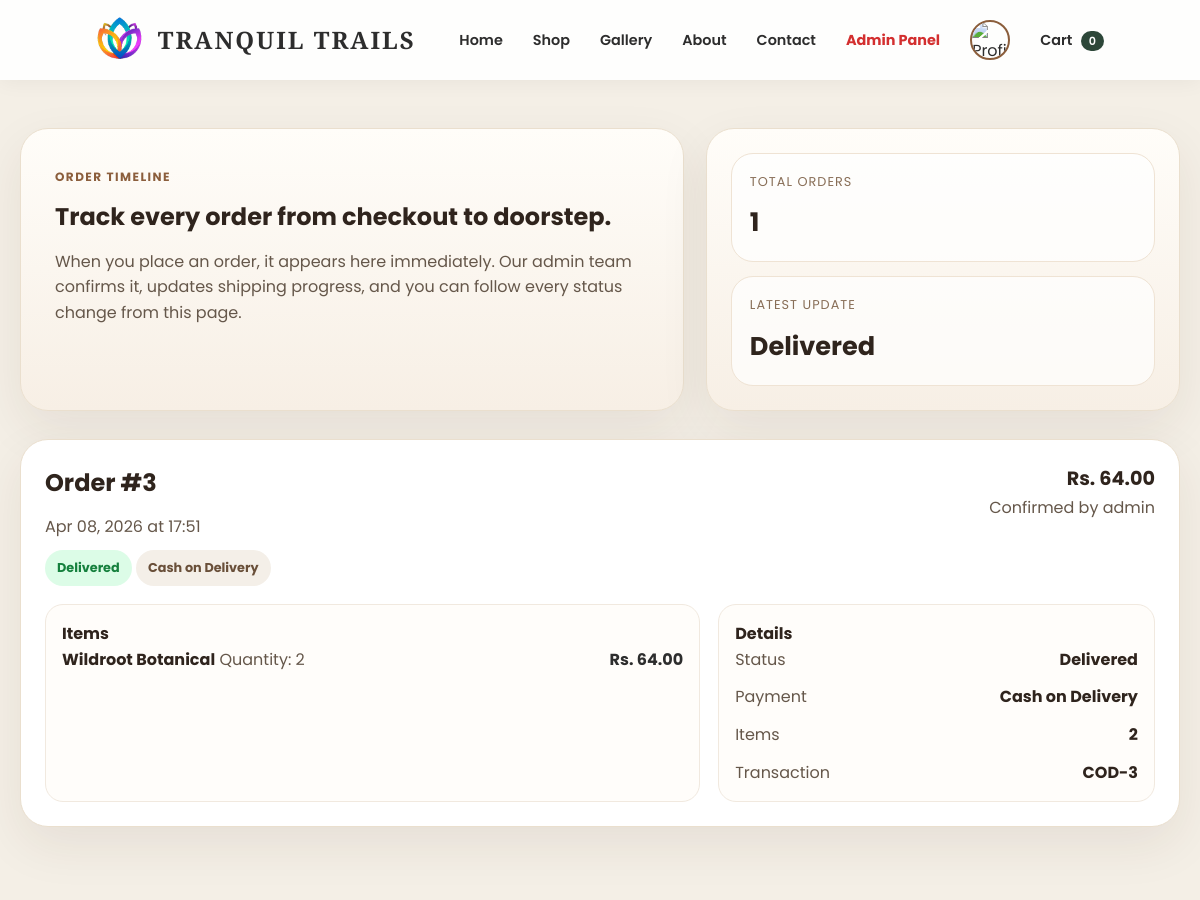
Before: /my-orders/ (signed in, upper part) with the older database file.
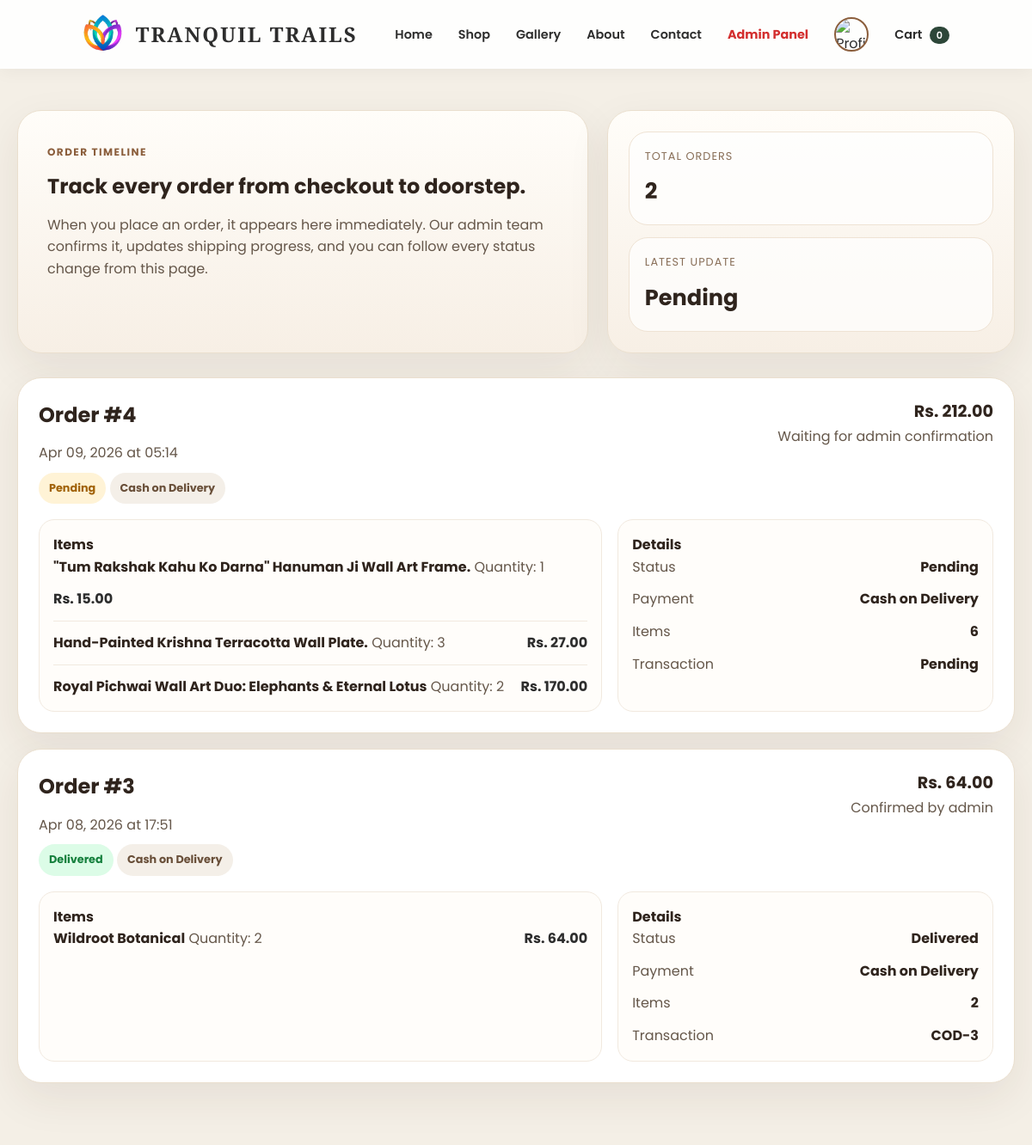
After: the same page with the newer database file.
### core/models.py (models this page shows, shortened)
class Order(models.Model):
    PAYMENT_METHOD_CHOICES = (
        ('COD', 'Cash on Delivery'),
        ('ONLINE', 'Online Payment'),
    )
    STATUS_CHOICES = (
        ('Pending', 'Pending'),
        ('Processing', 'Processing'),
        ('Shipped', 'Shipped'),
        ('Delivered', 'Delivered'),
        ('Cancelled', 'Cancelled'),
    )
    customer = models.ForeignKey(Customer, on_delete=models.SET_NULL, null=True, blank=True)
    date_ordered = models.DateTimeField(auto_now_add=True)
    complete = models.BooleanField(default=False)
    transaction_id = models.CharField(max_length=100, null=True)
    status = models.CharField(max_length=20, choices=STATUS_CHOICES, default='Pending')
    payment_method = models.CharField(max_length=20, choices=PAYMENT_METHOD_CHOICES, default='COD')
    razorpay_order_id = models.CharField(max_length=120, blank=True, null=True)
    razorpay_payment_id = models.CharField(max_length=120, blank=True, null=True)
    @property
    def get_cart_total(self):
        orderitems = self.orderitem_set.all()
        total = sum([item.get_total for item in orderitems])
        return total
    @property
    def get_cart_items(self):
        orderitems = self.orderitem_set.all()
        total = sum([item.quantity for item in orderitems])
        return total

class OrderItem(models.Model):
    product = models.ForeignKey(Product, on_delete=models.SET_NULL, null=True)
    order = models.ForeignKey(Order, on_delete=models.SET_NULL, null=True)
    quantity = models.IntegerField(default=0, null=True, blank=True)
    date_added = models.DateTimeField(auto_now_add=True)
    @property
    def get_total(self):
        total = self.product.price * self.quantity
        return total

class Product(models.Model):
    category = models.ForeignKey(Category, related_name='products', on_delete=models.CASCADE)
    name = models.CharField(max_length=200)
    slug = models.SlugField(unique=True)
    image = models.ImageField(upload_to='products/')
    description = models.TextField(blank=True)
    price = models.DecimalField(max_digits=10, decimal_places=2)
    stock = models.PositiveIntegerField(default=0)
    available = models.BooleanField(default=True)
    created_at = models.DateTimeField(auto_now_add=True)
    updated_at = models.DateTimeField(auto_now=True)

### core/views.py (the view)
# urls.py: path('my-orders/', views.my_orders, name='my_orders'),
@login_required
def my_orders(request):
    customer = get_customer_for_user(request.user)
    orders = (
        Order.objects.filter(customer=customer)
        .select_related('customer')
        .prefetch_related('orderitem_set__product', 'shippingaddress_set')
        .order_by('-date_ordered')
    )
    return render(request, 'my_orders.html', {'orders': orders})

### core/context_processors.py (called while the page is built)
def site_settings(request):
    settings_obj, _ = SiteSetting.objects.get_or_create(id=1)
    return {'site_settings': settings_obj}

### core/views.py (called while the page is built)
def get_customer_for_user(user):
    customer, _ = Customer.objects.get_or_create(
        user=user,
        defaults={
            'full_name': user.get_full_name() or user.username,
            'email': user.email or f'{user.username}@example.com',
        },
    )
    changed = False
    if user.email and customer.email != user.email:
        customer.email = user.email
        changed = True
    full_name = user.get_full_name() or user.username
    if full_name and customer.full_name != full_name:
        customer.full_name = full_name
        changed = True
    if changed:
        customer.save()
    return customer

### core/templates/my_orders.html (shortened to what this page needs)
{% load static %}
<!DOCTYPE html>
<html lang="en">
<head>
    <link rel="stylesheet" href="https://cdnjs.cloudflare.com/ajax/libs/font-awesome/6.4.0/css/all.min.css">
    <link rel="stylesheet" href="{% static 'styles.css' %}">
</head>
<body>
    {% include 'partials/site_nav.html' %}
    <main class="orders-shell">
        <section class="orders-hero">
            <div class="hero-card hero-copy">
                <span class="eyebrow">Order Timeline</span>
                <h1>Track every order from checkout to doorstep.</h1>
                <p>When you place an order, it appears here immediately. Our admin team confirms it, updates shipping progress, and you can follow every status change from this page.</p>
            </div>
            <div class="hero-card hero-stats">
                <div class="hero-stat">
                    <span>Total Orders</span>
                    <strong>{{ orders|length }}</strong>
                </div>
                <div class="hero-stat">
                    <span>Latest Update</span>
                    <strong>{% if orders %}{{ orders.0.status }}{% else %}No orders{% endif %}</strong>
                </div>
            </div>
        </section>
        <section class="orders-list">
            {% for order in orders %}
            <article class="order-card">
                <div class="order-head">
                    <div>
                        <h2>Order #{{ order.id }}</h2>
                        <p class="meta-line">{{ order.date_ordered|date:"M d, Y" }} at {{ order.date_ordered|time:"H:i" }}</p>
                        <span class="status-badge status-{{ order.status|lower }}">{{ order.status }}</span>
                        <span class="payment-badge">{{ order.get_payment_method_display }}</span>
                    </div>
                    <div style="text-align: right;">
                        <strong style="font-size: 1.2rem; color: #2f241d;">Rs. {{ order.get_cart_total }}</strong>
                        <p class="meta-line">
                            {% if order.complete %}
                            Confirmed by admin
                            {% else %}
                            Waiting for admin confirmation
                            {% endif %}
                        </p>
                    </div>
                </div>
                <div class="order-grid">
                    <div class="order-panel">
                        <h3>Items</h3>
                        {% for item in order.orderitem_set.all %}
                        <div class="line-item">
                            <div class="line-copy">
                                <strong>{{ item.product.name|default:"Removed product" }}</strong>
                                <span>Quantity: {{ item.quantity }}</span>
                            </div>
                            <strong>Rs. {{ item.get_total }}</strong>
                        </div>
                        {% empty %}
                        <p class="empty-copy">No items found in this order.</p>
                        {% endfor %}
                    </div>
                    <div class="order-panel">
                        <h3>Details</h3>
                        <div class="fact-row"><span>Status</span><strong>{{ order.status }}</strong></div>
                        <div class="fact-row"><span>Payment</span><strong>{{ order.get_payment_method_display }}</strong></div>
                        <div class="fact-row"><span>Items</span><strong>{{ order.get_cart_items }}</strong></div>
                        <div class="fact-row"><span>Transaction</span><strong>{{ order.transaction_id|default:"Pending" }}</strong></div>
                    </div>
                </div>
            </article>
            {% endfor %}
        </section>
    </main>
</body>
</html>

Changed rows visible on the page:
added Order: status "Pending", id "4", date_ordered "Apr 09, 2026", date_ordered "05:14", payment_method "Cash on Delivery", get_cart_total "212.00", complete "Waiting for admin confirmation", get_cart_items "6", transaction_id "Pending"
added OrderItem: product.name "\"Tum Rakshak Kahu Ko Darna\" Hanuman Ji Wall Art Frame.", quantity "1", get_total "15.00", shown under "4"
added OrderItem: product.name "Hand-Painted Krishna Terracotta Wall Plate.", quantity "3", get_total "27.00", shown under "4"
added OrderItem: product.name "Royal Pichwai Wall Art Duo: Elephants & Eternal Lotus", quantity "2", get_total "170.00", shown under "4"
Other visible differences:
{{ orders|length }}: "1" → "2"
{{ orders.0.status }}: "Delivered" → "Pending"
